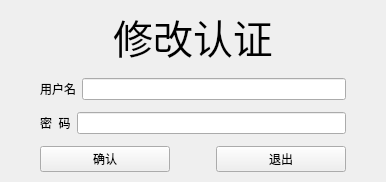
<?xml version="1.0" encoding="UTF-8"?>
<ui version="4.0">
 <class>AuthDlg</class>
 <widget class="QWidget" name="AuthDlg">
  <property name="geometry">
   <rect>
    <x>0</x>
    <y>0</y>
    <width>386</width>
    <height>182</height>
   </rect>
  </property>
  <property name="windowTitle">
   <string>AuthDlg</string>
  </property>
  <layout class="QVBoxLayout" name="verticalLayout">
   <property name="spacing">
    <number>5</number>
   </property>
   <property name="leftMargin">
    <number>0</number>
   </property>
   <property name="topMargin">
    <number>0</number>
   </property>
   <property name="rightMargin">
    <number>0</number>
   </property>
   <property name="bottomMargin">
    <number>0</number>
   </property>
   <item>
    <widget class="QLabel" name="label">
     <property name="sizePolicy">
      <sizepolicy hsizetype="Preferred" vsizetype="Fixed">
       <horstretch>0</horstretch>
       <verstretch>0</verstretch>
      </sizepolicy>
     </property>
     <property name="font">
      <font>
       <family>华文楷体</family>
       <pointsize>30</pointsize>
      </font>
     </property>
     <property name="styleSheet">
      <string notr="true"/>
     </property>
     <property name="text">
      <string>修改认证</string>
     </property>
     <property name="alignment">
      <set>Qt::AlignCenter</set>
     </property>
    </widget>
   </item>
   <item>
    <layout class="QHBoxLayout" name="horizontalLayout">
     <item>
      <spacer name="horizontalSpacer_4">
       <property name="orientation">
        <enum>Qt::Horizontal</enum>
       </property>
       <property name="sizeType">
        <enum>QSizePolicy::Fixed</enum>
       </property>
       <property name="sizeHint" stdset="0">
        <size>
         <width>40</width>
         <height>20</height>
        </size>
       </property>
      </spacer>
     </item>
     <item>
      <widget class="QLabel" name="label_2">
       <property name="text">
        <string>用户名</string>
       </property>
      </widget>
     </item>
     <item>
      <widget class="QLineEdit" name="userName"/>
     </item>
     <item>
      <spacer name="horizontalSpacer_3">
       <property name="orientation">
        <enum>Qt::Horizontal</enum>
       </property>
       <property name="sizeType">
        <enum>QSizePolicy::Fixed</enum>
       </property>
       <property name="sizeHint" stdset="0">
        <size>
         <width>40</width>
         <height>20</height>
        </size>
       </property>
      </spacer>
     </item>
    </layout>
   </item>
   <item>
    <layout class="QHBoxLayout" name="horizontalLayout_2">
     <item>
      <spacer name="horizontalSpacer_5">
       <property name="orientation">
        <enum>Qt::Horizontal</enum>
       </property>
       <property name="sizeType">
        <enum>QSizePolicy::Fixed</enum>
       </property>
       <property name="sizeHint" stdset="0">
        <size>
         <width>40</width>
         <height>20</height>
        </size>
       </property>
      </spacer>
     </item>
     <item>
      <widget class="QLabel" name="label_3">
       <property name="text">
        <string>密  码</string>
       </property>
      </widget>
     </item>
     <item>
      <widget class="QLineEdit" name="password"/>
     </item>
     <item>
      <spacer name="horizontalSpacer_7">
       <property name="orientation">
        <enum>Qt::Horizontal</enum>
       </property>
       <property name="sizeType">
        <enum>QSizePolicy::Fixed</enum>
       </property>
       <property name="sizeHint" stdset="0">
        <size>
         <width>40</width>
         <height>20</height>
        </size>
       </property>
      </spacer>
     </item>
    </layout>
   </item>
   <item>
    <layout class="QHBoxLayout" name="horizontalLayout_3">
     <item>
      <spacer name="horizontalSpacer_2">
       <property name="orientation">
        <enum>Qt::Horizontal</enum>
       </property>
       <property name="sizeType">
        <enum>QSizePolicy::Fixed</enum>
       </property>
       <property name="sizeHint" stdset="0">
        <size>
         <width>40</width>
         <height>20</height>
        </size>
       </property>
      </spacer>
     </item>
     <item>
      <widget class="QPushButton" name="affirm">
       <property name="text">
        <string>确认</string>
       </property>
       <property name="icon">
        <iconset resource="Resource.qrc">
         <normaloff>:/images/Resources/images/connect.ico</normaloff>:/images/Resources/images/connect.ico</iconset>
       </property>
      </widget>
     </item>
     <item>
      <spacer name="horizontalSpacer">
       <property name="orientation">
        <enum>Qt::Horizontal</enum>
       </property>
       <property name="sizeType">
        <enum>QSizePolicy::Fixed</enum>
       </property>
       <property name="sizeHint" stdset="0">
        <size>
         <width>40</width>
         <height>20</height>
        </size>
       </property>
      </spacer>
     </item>
     <item>
      <widget class="QPushButton" name="exit">
       <property name="text">
        <string>退出</string>
       </property>
       <property name="icon">
        <iconset resource="Resource.qrc">
         <normaloff>:/images/Resources/images/disconnect.ico</normaloff>:/images/Resources/images/disconnect.ico</iconset>
       </property>
      </widget>
     </item>
     <item>
      <spacer name="horizontalSpacer_6">
       <property name="orientation">
        <enum>Qt::Horizontal</enum>
       </property>
       <property name="sizeType">
        <enum>QSizePolicy::Fixed</enum>
       </property>
       <property name="sizeHint" stdset="0">
        <size>
         <width>40</width>
         <height>20</height>
        </size>
       </property>
      </spacer>
     </item>
    </layout>
   </item>
  </layout>
 </widget>
 <layoutdefault spacing="6" margin="11"/>
 <resources>
  <include location="Resource.qrc"/>
 </resources>
 <connections/>
</ui>
